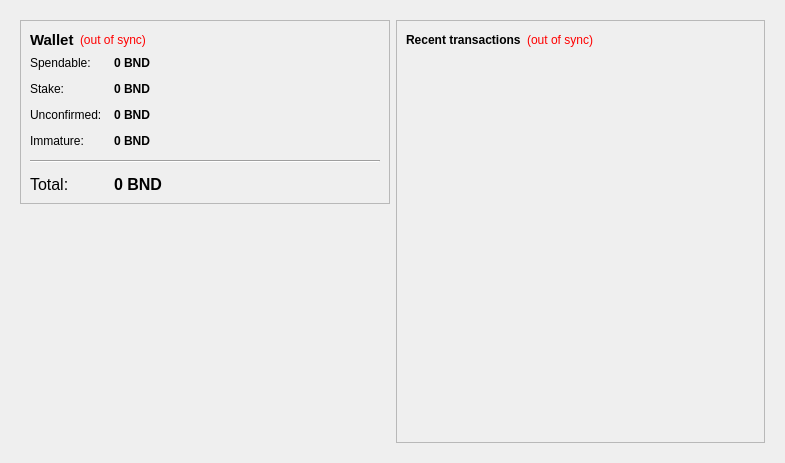
<?xml version="1.0" encoding="UTF-8"?>
<ui version="4.0">
 <class>OverviewPage</class>
 <widget class="QWidget" name="OverviewPage">
  <property name="geometry">
   <rect>
    <x>0</x>
    <y>0</y>
    <width>785</width>
    <height>463</height>
   </rect>
  </property>
  <property name="windowTitle">
   <string>Form</string>
  </property>
  <layout class="QHBoxLayout" name="horizontalLayout" stretch="0">
   <item>
    <widget class="QFrame" name="frameMain">
     <property name="frameShape">
      <enum>QFrame::NoFrame</enum>
     </property>
     <layout class="QHBoxLayout" name="horizontalLayout_3">
      <item>
       <layout class="QVBoxLayout" name="verticalLayout_2">
        <item>
         <widget class="QFrame" name="frame">
          <property name="frameShape">
           <enum>QFrame::StyledPanel</enum>
          </property>
          <property name="frameShadow">
           <enum>QFrame::Plain</enum>
          </property>
          <layout class="QVBoxLayout" name="verticalLayout_4">
           <item>
            <layout class="QHBoxLayout" name="horizontalLayout_4">
             <item>
              <widget class="QLabel" name="label_5">
               <property name="font">
                <font>
                 <pointsize>11</pointsize>
                 <weight>75</weight>
                 <bold>true</bold>
                </font>
               </property>
               <property name="text">
                <string>Wallet</string>
               </property>
              </widget>
             </item>
             <item>
              <widget class="QLabel" name="labelWalletStatus">
               <property name="toolTip">
                <string>The displayed information may be out of date. Your wallet automatically synchronizes with the bruneidollar network after a connection is established, but this process has not completed yet.</string>
               </property>
               <property name="styleSheet">
                <string notr="true">QLabel { color: red; }</string>
               </property>
               <property name="text">
                <string notr="true">(out of sync)</string>
               </property>
               <property name="alignment">
                <set>Qt::AlignLeading|Qt::AlignLeft|Qt::AlignVCenter</set>
               </property>
              </widget>
             </item>
             <item>
              <spacer name="horizontalSpacer_2">
               <property name="orientation">
                <enum>Qt::Horizontal</enum>
               </property>
               <property name="sizeHint" stdset="0">
                <size>
                 <width>40</width>
                 <height>20</height>
                </size>
               </property>
              </spacer>
             </item>
            </layout>
           </item>
           <item>
            <layout class="QFormLayout" name="formLayout_2">
             <property name="fieldGrowthPolicy">
              <enum>QFormLayout::AllNonFixedFieldsGrow</enum>
             </property>
             <property name="horizontalSpacing">
              <number>12</number>
             </property>
             <property name="verticalSpacing">
              <number>12</number>
             </property>
             <item row="0" column="0">
              <widget class="QLabel" name="label">
               <property name="text">
                <string>Spendable:</string>
               </property>
              </widget>
             </item>
             <item row="0" column="1">
              <widget class="QLabel" name="labelBalance">
               <property name="font">
                <font>
                 <weight>75</weight>
                 <bold>true</bold>
                </font>
               </property>
               <property name="cursor">
                <cursorShape>IBeamCursor</cursorShape>
               </property>
               <property name="toolTip">
                <string>Your current spendable balance</string>
               </property>
               <property name="text">
                <string notr="true">0 BND</string>
               </property>
               <property name="textInteractionFlags">
                <set>Qt::LinksAccessibleByMouse|Qt::TextSelectableByKeyboard|Qt::TextSelectableByMouse</set>
               </property>
              </widget>
             </item>
             <item row="1" column="0">
              <widget class="QLabel" name="label_6">
               <property name="text">
                <string>Stake:</string>
               </property>
              </widget>
             </item>
             <item row="1" column="1">
              <widget class="QLabel" name="labelStake">
               <property name="font">
                <font>
                 <weight>75</weight>
                 <bold>true</bold>
                </font>
               </property>
               <property name="cursor">
                <cursorShape>IBeamCursor</cursorShape>
               </property>
               <property name="toolTip">
                <string>Total of coins that was staked, and do not yet count toward the current balance</string>
               </property>
               <property name="text">
                <string notr="true">0 BND</string>
               </property>
               <property name="textInteractionFlags">
                <set>Qt::LinksAccessibleByMouse|Qt::TextSelectableByKeyboard|Qt::TextSelectableByMouse</set>
               </property>
              </widget>
             </item>
             <item row="2" column="0">
              <widget class="QLabel" name="label_3">
               <property name="text">
                <string>Unconfirmed:</string>
               </property>
              </widget>
             </item>
             <item row="2" column="1">
              <widget class="QLabel" name="labelUnconfirmed">
               <property name="font">
                <font>
                 <weight>75</weight>
                 <bold>true</bold>
                </font>
               </property>
               <property name="cursor">
                <cursorShape>IBeamCursor</cursorShape>
               </property>
               <property name="toolTip">
                <string>Total of transactions that have yet to be confirmed, and do not yet count toward the current balance</string>
               </property>
               <property name="text">
                <string notr="true">0 BND</string>
               </property>
               <property name="textInteractionFlags">
                <set>Qt::LinksAccessibleByMouse|Qt::TextSelectableByKeyboard|Qt::TextSelectableByMouse</set>
               </property>
              </widget>
             </item>
             <item row="3" column="0">
              <widget class="QLabel" name="labelImmatureText">
               <property name="text">
                <string>Immature:</string>
               </property>
              </widget>
             </item>
             <item row="3" column="1">
              <widget class="QLabel" name="labelImmature">
               <property name="font">
                <font>
                 <weight>75</weight>
                 <bold>true</bold>
                </font>
               </property>
               <property name="toolTip">
                <string>Mined balance that has not yet matured</string>
               </property>
               <property name="text">
                <string notr="true">0 BND</string>
               </property>
               <property name="textInteractionFlags">
                <set>Qt::LinksAccessibleByMouse|Qt::TextSelectableByKeyboard|Qt::TextSelectableByMouse</set>
               </property>
              </widget>
             </item>
             <item row="4" column="0" colspan="2">
              <widget class="Line" name="line">
               <property name="orientation">
                <enum>Qt::Horizontal</enum>
               </property>
              </widget>
             </item>
             <item row="5" column="0">
              <widget class="QLabel" name="labelTotalText">
               <property name="font">
                <font>
                 <pointsize>12</pointsize>
                </font>
               </property>
               <property name="text">
                <string>Total:</string>
               </property>
              </widget>
             </item>
             <item row="5" column="1">
              <widget class="QLabel" name="labelTotal">
               <property name="font">
                <font>
                 <pointsize>12</pointsize>
                 <weight>75</weight>
                 <bold>true</bold>
                </font>
               </property>
               <property name="cursor">
                <cursorShape>IBeamCursor</cursorShape>
               </property>
               <property name="toolTip">
                <string>Your current total balance</string>
               </property>
               <property name="text">
                <string notr="true">0 BND</string>
               </property>
               <property name="textInteractionFlags">
                <set>Qt::LinksAccessibleByMouse|Qt::TextSelectableByKeyboard|Qt::TextSelectableByMouse</set>
               </property>
              </widget>
             </item>
            </layout>
           </item>
          </layout>
         </widget>
        </item>
        <item>
         <spacer name="verticalSpacer">
          <property name="orientation">
           <enum>Qt::Vertical</enum>
          </property>
          <property name="sizeHint" stdset="0">
           <size>
            <width>20</width>
            <height>40</height>
           </size>
          </property>
         </spacer>
        </item>
        <item>
         <widget class="QLabel" name="label_7">
          <property name="text">
           <string/>
          </property>
          <property name="pixmap">
           <pixmap resource="../bruneidollar.qrc">:/icons/bruneidollar</pixmap>
          </property>
         </widget>
        </item>
        <item>
         <widget class="QLabel" name="label_2">
          <property name="text">
           <string/>
          </property>
          <property name="pixmap">
           <pixmap>:/images/wallet</pixmap>
          </property>
         </widget>
        </item>
       </layout>
      </item>
      <item>
       <layout class="QVBoxLayout" name="verticalLayout_3">
        <item>
         <widget class="QFrame" name="frame_2">
          <property name="frameShape">
           <enum>QFrame::StyledPanel</enum>
          </property>
          <property name="frameShadow">
           <enum>QFrame::Plain</enum>
          </property>
          <layout class="QVBoxLayout" name="verticalLayout">
           <item>
            <layout class="QHBoxLayout" name="horizontalLayout_2">
             <item>
              <widget class="QLabel" name="label_4">
               <property name="text">
                <string>&lt;b&gt;Recent transactions&lt;/b&gt;</string>
               </property>
              </widget>
             </item>
             <item>
              <widget class="QLabel" name="labelTransactionsStatus">
               <property name="toolTip">
                <string>The displayed information may be out of date. Your wallet automatically synchronizes with the bruneidollar network after a connection is established, but this process has not completed yet.</string>
               </property>
               <property name="styleSheet">
                <string notr="true">QLabel { color: red; }</string>
               </property>
               <property name="text">
                <string notr="true">(out of sync)</string>
               </property>
               <property name="alignment">
                <set>Qt::AlignRight|Qt::AlignTrailing|Qt::AlignVCenter</set>
               </property>
              </widget>
             </item>
             <item>
              <spacer name="horizontalSpacer">
               <property name="orientation">
                <enum>Qt::Horizontal</enum>
               </property>
               <property name="sizeHint" stdset="0">
                <size>
                 <width>40</width>
                 <height>20</height>
                </size>
               </property>
              </spacer>
             </item>
            </layout>
           </item>
           <item>
            <widget class="QListView" name="listTransactions">
             <property name="styleSheet">
              <string notr="true">QListView { background: transparent; }</string>
             </property>
             <property name="frameShape">
              <enum>QFrame::NoFrame</enum>
             </property>
             <property name="verticalScrollBarPolicy">
              <enum>Qt::ScrollBarAlwaysOff</enum>
             </property>
             <property name="horizontalScrollBarPolicy">
              <enum>Qt::ScrollBarAlwaysOff</enum>
             </property>
             <property name="selectionMode">
              <enum>QAbstractItemView::NoSelection</enum>
             </property>
            </widget>
           </item>
          </layout>
         </widget>
        </item>
       </layout>
      </item>
     </layout>
    </widget>
   </item>
  </layout>
 </widget>
 <resources>
  <include location="../bruneidollar.qrc"/>
 </resources>
 <connections/>
</ui>
